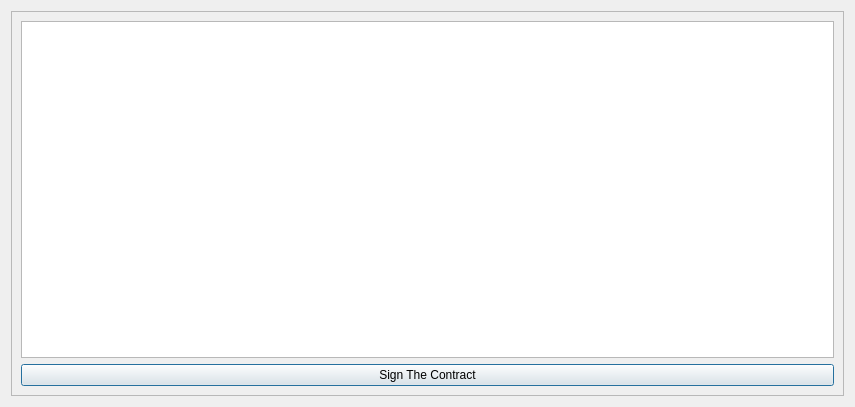
<?xml version="1.0" encoding="UTF-8"?>
<ui version="4.0">
 <class>fcl_dialog</class>
 <widget class="QDialog" name="fcl_dialog">
  <property name="geometry">
   <rect>
    <x>0</x>
    <y>0</y>
    <width>855</width>
    <height>407</height>
   </rect>
  </property>
  <property name="windowTitle">
   <string>Dialog</string>
  </property>
  <property name="windowIcon">
   <iconset>
    <normaloff>../Cayload_Blockchain_Client_Side/cayload/UI Files/images/logo.356db89e.png</normaloff>../Cayload_Blockchain_Client_Side/cayload/UI Files/images/logo.356db89e.png</iconset>
  </property>
  <layout class="QGridLayout" name="gridLayout">
   <item row="0" column="0">
    <widget class="QFrame" name="frame">
     <property name="frameShape">
      <enum>QFrame::StyledPanel</enum>
     </property>
     <property name="frameShadow">
      <enum>QFrame::Raised</enum>
     </property>
     <layout class="QHBoxLayout" name="horizontalLayout_2">
      <item>
       <layout class="QVBoxLayout" name="verticalLayout">
        <item>
         <widget class="QTextBrowser" name="textBrowser"/>
        </item>
        <item>
         <widget class="QPushButton" name="pushButton">
          <property name="text">
           <string>Sign The Contract</string>
          </property>
         </widget>
        </item>
       </layout>
      </item>
     </layout>
    </widget>
   </item>
  </layout>
 </widget>
 <resources/>
 <connections/>
</ui>
